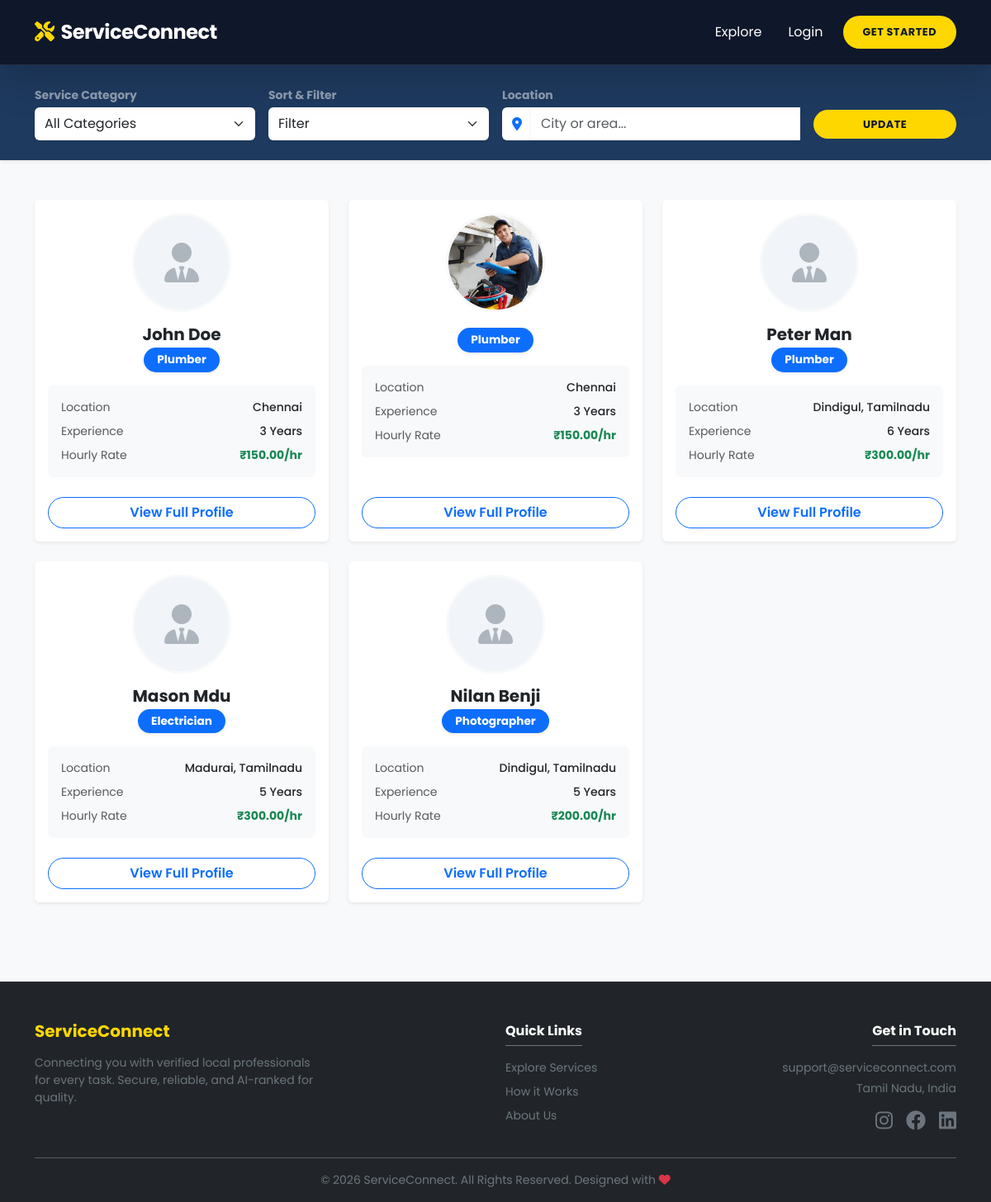
The app's page /search/ with its own data.
### accounts/models.py (models this page shows, shortened)
class ServiceProvider(models.Model):
    user = models.OneToOneField(User, on_delete=models.CASCADE, related_name='provider_profile')
    service_category = models.CharField(max_length=100)
    location = models.CharField(max_length=100)
    latitude = models.FloatField(null=True, blank=True)
    longitude = models.FloatField(null=True, blank=True)
    bio = models.TextField()
    experience_years = models.PositiveIntegerField()
    hourly_rate = models.DecimalField(max_digits=8, decimal_places=2)
    profile_picture = models.ImageField(upload_to='provider_pics/', blank=True, null=True)
    is_verified = models.BooleanField(default=True)
    recommendation_score = models.DecimalField(max_digits=3, decimal_places=2, default=0.0)

### services/views.py (the view)
# urls.py: path('search/', views.search_providers, name='search'),
def search_providers(request):
    category_query = request.GET.get('category', '')
    location_query = request.GET.get('location', '')
    filter_by = request.GET.get('filter_by', '')
    user_lat = request.GET.get('user_lat')
    user_lng = request.GET.get('user_lng')
    providers = ServiceProvider.objects.all()
    if category_query:
        providers = providers.filter(service_category=category_query)
    if location_query and not (user_lat and user_lng):
        providers = providers.filter(location__icontains=location_query)
    if "top_rated" in filter_by:
        providers = providers.annotate(avg_rating=Avg('received_reviews__rating'))
    providers_list = list(providers)
    if "nearby" in filter_by:
        if user_lat and user_lng:
            try:
                u_lat, u_lng = float(user_lat), float(user_lng)
                for p in providers_list:
                    if p.latitude is not None and p.longitude is not None:
                        p.distance_km = round(haversine(u_lat, u_lng, p.latitude, p.longitude), 1)
                    else:
                        p.distance_km = None
                if filter_by == "nearby_top_rated":
                    providers_list.sort(key=lambda x: (x.distance_km is None, x.distance_km, -(x.avg_rating or 0)))
                else:
                    providers_list.sort(key=lambda x: (x.distance_km is None, x.distance_km))
            except (ValueError, TypeError):
                pass
    elif filter_by == "top_rated":
        providers_list.sort(key=lambda x: (getattr(x, 'avg_rating', None) is None, -(getattr(x, 'avg_rating', 0) or 0)))
    else:
        providers_list.sort(key=lambda x: -x.recommendation_score)
    context = {
        'providers': providers_list,
        'category': category_query,
        'location': location_query,
        'filter_by': filter_by,
        'user_lat': user_lat,
        'user_lng': user_lng,
        'SERVICE_CATEGORIES': get_dynamic_categories(), # CHANGED HERE
    }
    return render(request, 'services/search_results.html', context)

### services/views.py (called while the page is built)
def get_dynamic_categories():
    try:
        db_cats = ServiceProvider.objects.exclude(service_category='').values_list('service_category', flat=True).distinct()
    except Exception:
        db_cats = []
    default_cats = ['plumber', 'electrician', 'cleaner', 'tutor', 'carpenter', 'painter', 'mechanic']
    all_cats = sorted(list(set(default_cats) | set(db_cats)))
    return [(cat.lower(), cat.title()) for cat in all_cats]

### templates/services/search_results.html (shortened to what this page needs)
{% extends 'base.html' %}
{% load static %}
{% block content %}
<section class="py-4 shadow-sm mb-5" style="background-color: #1E3A5F;">
    <div class="container">
        <form action="{% url 'search' %}" method="GET" class="row g-3 align-items-center">
            <div class="col-md-3">
                <label class="form-label text-white-50 small fw-bold mb-1">Service Category</label>
                <select name="category" class="form-select border-0 shadow-sm py-2">
                    <option value="">All Categories</option>
                </select>
            </div>
            <div class="col-md-3">
                <label class="form-label text-white-50 small fw-bold mb-1">Sort & Filter</label>
                <select name="filter_by" class="form-select border-0 shadow-sm py-2">
                    <option value="">Filter</option>
                </select>
            </div>
            <div class="col-md-4">
                <label class="form-label text-white-50 small fw-bold mb-1">Location</label>
                <div class="location-wrapper">
                    <div class="input-group">
                        <span class="input-group-text border-0 bg-white"><i class="fa-solid fa-location-dot text-primary"></i></span>
                        <input type="text" name="location" id="locationInput" class="form-control border-0 shadow-sm py-2" placeholder="City or area..." value="{{ location }}" autocomplete="off">
                    </div>
                </div>
            </div>
            <div class="col-md-2">
                <label class="form-label d-none d-md-block mb-1">&nbsp;</label>
                <button type="submit" class="btn btn-primary-custom w-100 py-2 fw-bold">Update</button>
            </div>
        </form>
    </div>
</section>
<div class="container mb-5">
    <div class="row g-4">
        {% for provider in providers %}
        <div class="col-md-6 col-lg-4">
            <div class="card h-100 shadow-sm border-0 p-3 provider-card-clean position-relative">
                {% if provider.profile_picture %}
                    <img src="{{ provider.profile_picture.url }}" class="provider-profile-pic" alt="{{ provider.user.get_full_name }}">
                {% else %}
                    <div class="provider-profile-pic placeholder-avatar mx-auto"><i class="fa-solid fa-user-tie fa-3x"></i></div>
                {% endif %}
                <h5 class="fw-bold mb-1 text-center">{{ provider.user.get_full_name }}</h5>
                <div class="text-center mb-3">
                    <span class="badge bg-primary text-white px-3 py-2 rounded-pill shadow-sm" style="font-size: 0.85rem;">
                        {{ provider.service_category|title }}
                    </span>
                </div>
                <div class="w-100 text-start small mb-4 bg-light p-3 rounded">
                    <div class="d-flex justify-content-between mb-2"><span class="text-muted">Location</span><span class="fw-medium">{{ provider.location }}</span></div>
                    <div class="d-flex justify-content-between mb-2"><span class="text-muted">Experience</span><span class="fw-medium">{{ provider.experience_years }} Years</span></div>
                    <div class="d-flex justify-content-between mb-0"><span class="text-muted">Hourly Rate</span><span class="text-success fw-bold">₹{{ provider.hourly_rate }}/hr</span></div>
                </div>
                <a href="{% url 'provider_profile' provider.id %}" class="btn btn-outline-primary rounded-pill w-100 fw-semibold mt-auto">View Full Profile</a>
            </div>
        </div>
        {% endfor %}
    </div>
</div>
{% endblock %}

### static/css/style.css (style rules this page uses)
:root { --primary-dark: #0f172a; --primary-blue: #1E3A5F; --accent: #FFD700; --accent-hover: #f59e0b; --success: #10b981; --warning: #f59e0b; --grey-light: #f8fafc; }
body { font-family: 'Poppins', sans-serif; background-color: var(--grey-light); color: #334155; }
.btn-primary-custom { background: var(--accent); color: var(--primary-dark) !important; border: none; border-radius: 50rem; padding: 10px 24px; font-weight: 700; text-transform: uppercase; font-size: 0.8rem; letter-spacing: 0.5px; transition: all 0.3s ease; }
.location-wrapper { position: relative; display: flex; align-items: center; }
#locationInput { padding-right: 85px !important; }

### templates/base.html (style rules this page uses)
body { display: flex; flex-direction: column; min-height: 100vh; }

### templates/services/search_results.html (style rules this page uses)
.provider-profile-pic { width: 120px; height: 120px; object-fit: cover; border-radius: 50%; border: 3px solid #f8f9fa; display: block; margin: 0 auto 15px; }
.placeholder-avatar { background: #f1f4f8; color: #adb5bd; display: flex; align-items: center; justify-content: center; }

### records on screen
ServiceProvider: user.get_full_name "John Doe", service_category "Plumber", location "Chennai", experience_years "3", hourly_rate "150.00"
ServiceProvider: profile_picture (picture), service_category "Plumber", location "Chennai", experience_years "3", hourly_rate "150.00"
ServiceProvider: user.get_full_name "Peter Man", service_category "Plumber", location "Dindigul, Tamilnadu", experience_years "6", hourly_rate "300.00"
ServiceProvider: user.get_full_name "Mason Mdu", service_category "Electrician", location "Madurai, Tamilnadu", experience_years "5", hourly_rate "300.00"
ServiceProvider: user.get_full_name "Nilan Benji", service_category "Photographer", location "Dindigul, Tamilnadu", experience_years "5", hourly_rate "200.00"
